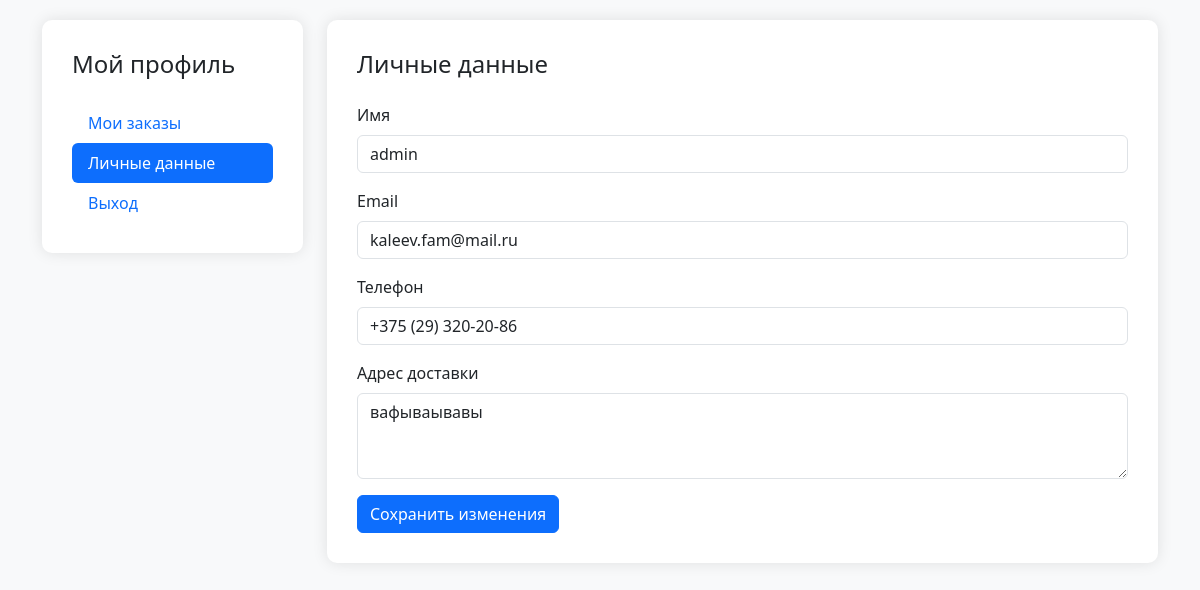
The page /profile_edit.php (signed in) on the database its author committed.
### tables this page shows
CREATE TABLE `users` (
  `id` int(11) NOT NULL,
  `username` varchar(50) NOT NULL,
  `password` varchar(255) NOT NULL,
  `email` varchar(100) NOT NULL,
  `phone` varchar(20) DEFAULT NULL,
  `address` text DEFAULT NULL
);

### profile_edit.php (the view, shortened to what this page needs)
<?php
require 'db.php';
$user_id = $_SESSION['user_id'];
$errors = [];
$stmt = $pdo->prepare("SELECT username, email, phone, address FROM users WHERE id = ?");
$stmt->execute([$user_id]);
$user = $stmt->fetch();
?>
<!DOCTYPE html>
<html lang="ru">
<head>
    <link href="https://cdn.jsdelivr.net/npm/bootstrap@5.3.0/dist/css/bootstrap.min.css" rel="stylesheet">
</head>
<body>
    <div class="container">
        <div class="row">
            <div class="col-md-3">
                <div class="profile-card">
                    <h4 class="mb-4">Мой профиль</h4>
                    <ul class="nav nav-pills flex-column">
                        <li class="nav-item">
                            <a class="nav-link" href="profile.php">Мои заказы</a>
                        </li>
                        <li class="nav-item">
                            <a class="nav-link active" href="profile_edit.php">Личные данные</a>
                        </li>
                        <li class="nav-item">
                            <a class="nav-link" href="logout.php">Выход</a>
                        </li>
                    </ul>
                </div>
            </div>
            <div class="col-md-9">
                <div class="profile-card">
                    <h4 class="mb-4">Личные данные</h4>
                    <form method="POST">
                        <div class="mb-3">
                            <label for="username" class="form-label">Имя</label>
                            <input type="text" class="form-control <?= isset($errors['username']) ? 'is-invalid' : '' ?>"
                                   id="username" name="username" value="<?= htmlspecialchars($user['username']) ?>">
                        </div>
                        <div class="mb-3">
                            <label for="email" class="form-label">Email</label>
                            <input type="email" class="form-control <?= isset($errors['email']) ? 'is-invalid' : '' ?>"
                                   id="email" name="email" value="<?= htmlspecialchars($user['email']) ?>">
                        </div>
                        <div class="mb-3">
                            <label for="phone" class="form-label">Телефон</label>
                            <input type="tel" class="form-control" id="phone" name="phone"
                                   value="<?= htmlspecialchars($user['phone']) ?>">
                        </div>
                        <div class="mb-3">
                            <label for="address" class="form-label">Адрес доставки</label>
                            <textarea class="form-control" id="address" name="address" rows="3"><?= htmlspecialchars($user['address']) ?></textarea>
                        </div>
                        <button type="submit" class="btn btn-primary">Сохранить изменения</button>
                    </form>
                </div>
            </div>
        </div>
    </div>
</body>
</html>

### profile_edit.php (style rules this page uses)
body { background-color: #f8f9fa; padding-top: 20px; }
.profile-card { background-color: white; border-radius: 10px; box-shadow: 0 0 15px rgba(0,0,0,0.1); padding: 30px; margin-bottom: 30px; }
.nav-pills .nav-link.active { background-color: #0d6efd; }

### rows shown on the page
users: username "admin", email "kaleev.fam@mail.ru", phone "+375 (29) 320-20-86", address "вафываывавы"
